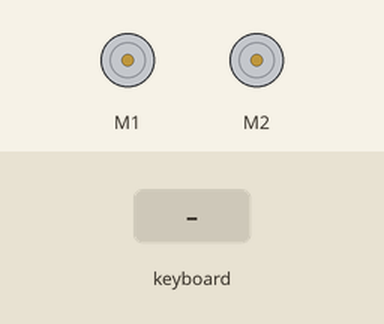
Recording of a program running on a simulated Raspberry Pi (BCM pin numbers). Shown: 2 × DC motor (green arrow = forward, orange = backward, longer = faster). The inputs (shaded band) are chosen by the test bench. Motors are numbered in the order the program creates them (left before right in a Robot).

Above: at 1.2 s.
1.3 s: key up typed on the keyboard
At 1.45 s:
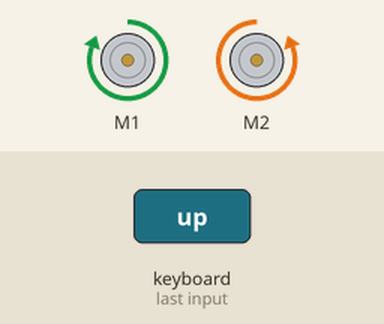
3.1 s: key down typed on the keyboard
At 3.25 s:
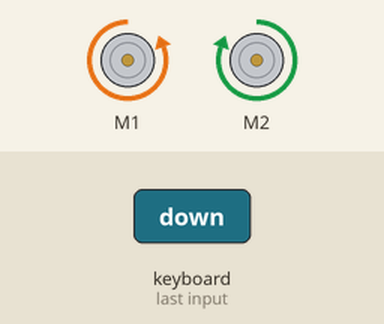
4.9 s: key left typed on the keyboard
At 5.05 s:
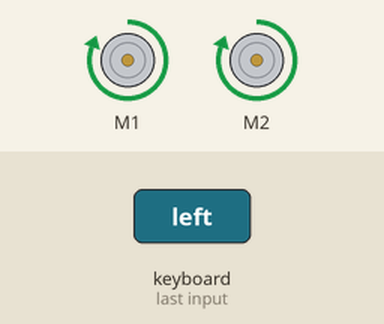
6.7 s: key right typed on the keyboard
At 6.85 s:
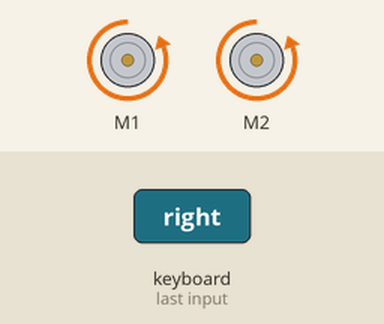
Timing chart, 0 to 9.5 s (numbered marks = the images above; inputs shaded):
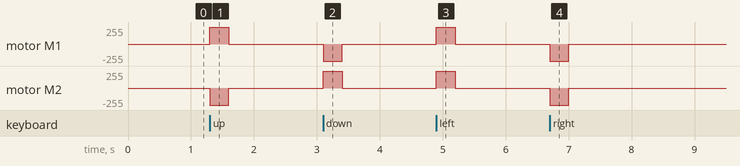

The program:

robot-control.py
```python
import curses
from gpiozero import CamJamKitRobot

torvalds = CamJamKitRobot()

actions = {
    curses.KEY_UP:    torvalds.right,
    curses.KEY_DOWN:  torvalds.left,
    curses.KEY_LEFT:  torvalds.forward,
    curses.KEY_RIGHT: torvalds.backward,
}

def main(window):
    next_key = None
    while True:
        curses.halfdelay(1)
        if next_key is None:
            key = window.getch()
        else:
            key = next_key
            next_key = None
        if key != -1:
            # KEY PRESSED
            curses.halfdelay(3)
            action = actions.get(key)
            if action is not None:
                action()
            next_key = key
            while next_key == key:
                next_key = window.getch()
            # KEY RELEASED
            torvalds.stop()
        if key == ord('q'):
            break

curses.wrapper(main)
```

Measured:
- after the input at 1.3 s, motor M1: stopped → forward 255/255 at once, → stopped 0.30 s later; motor M2: stopped → backward 255/255 at once, → stopped 0.30 s later
- after the input at 3.1 s, motor M1: stopped → backward 255/255 at once, → stopped 0.30 s later; motor M2: stopped → forward 255/255 at once, → stopped 0.30 s later
- after the input at 4.9 s, motor M1, motor M2: stopped → forward 255/255 at once, → stopped 0.30 s later
- after the input at 6.7 s, motor M1, motor M2: stopped → backward 255/255 at once, → stopped 0.30 s later
